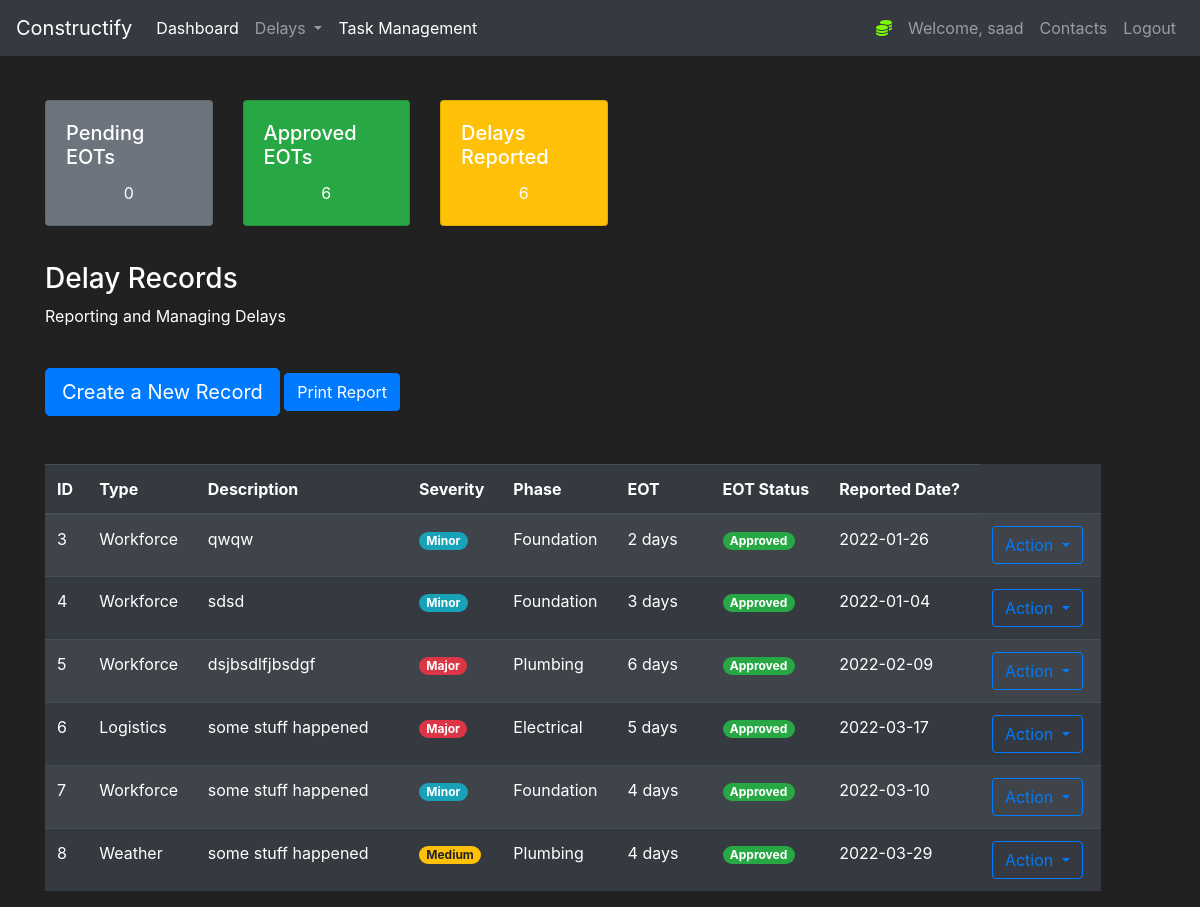
The app's page /delays (signed in), older data.
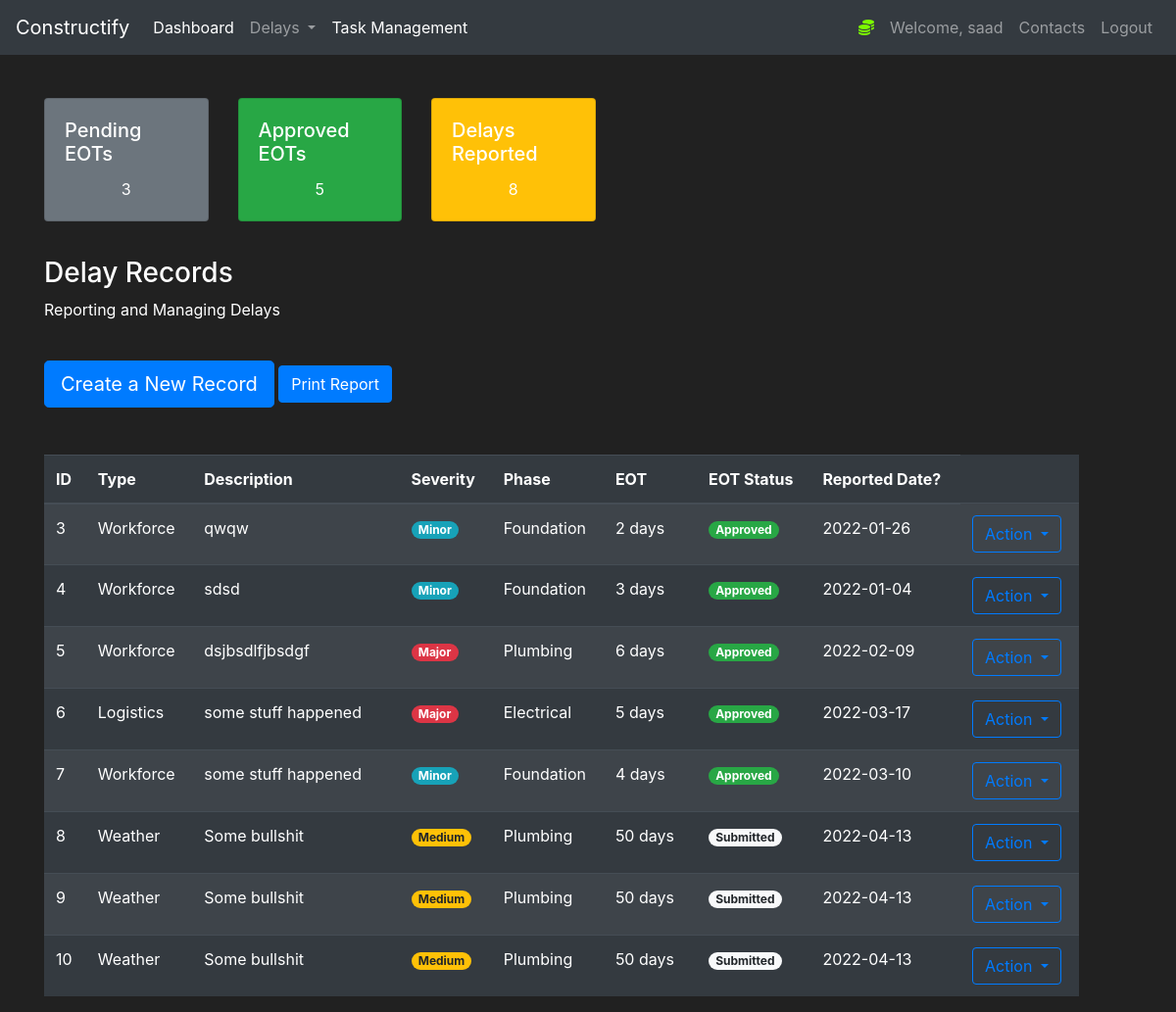
The same page, newer data.
### construct/models.py (models this page shows)
class Delay(db.Model):
    id = db.Column(db.Integer(), nullable=False, primary_key=True)
    type = db.Column(db.String(length=30), nullable=False)
    description = db.Column(db.String(length=30), nullable=False)
    severity = db.Column(db.String(length=30), nullable=False)
    phase = db.Column(db.String(length=30), nullable=False)
    delayed_days = db.Column(db.Integer(), nullable=True)
    date = db.Column(db.String(length=30), nullable=False)
    status = db.Column(db.String(length=30), nullable=True, default="Submitted")

### construct/routes.py (the view, shortened to what this page needs)
@app.route("/delays", methods=['GET', 'POST'])
@login_required
def delaypage():
    pending_delays= Delay.query.filter(Delay.status == "Submitted").count()
    approved_delays= Delay.query.filter(Delay.status == "Approved").count()
    delay_count = pending_delays+approved_delays
    delayForm = DelayForm()
    delays = Delay.query.all()
    gannt_data = delays
    if request.method == "GET":
        return render_template('delays.html', delays=delays, delayForm=delayForm, pending_delays=pending_delays, approved_delays=approved_delays, delay_count=delay_count, gannt_data=gannt_data)

### construct/models.py (called while the page is built)
@login_manager.user_loader
def load_user(user_id):
    return User.query.get(int(user_id))

### construct/templates/delays.html (shortened to what this page needs)
{% extends 'base.html' %}
{% block content%}
<div class="row" style="margin-top:20px;margin-left:30px">
    <div class="col-2">
        <div class="card text-white bg-secondary mb-3" style="max-width: 18rem;">
            <div class="card-body">
                <h5 class="card-title">Pending EOTs</h5>
                <p class="card-text" style="text-align:center;">{{pending_delays}}</p>
            </div>
        </div>
    </div>
    <div class="col-2">
        <div class="card text-white bg-success mb-3" style="max-width: 18rem;">
            <div class="card-body">
                <h5 class="card-title">Approved EOTs</h5>
                <p class="card-text" style="text-align:center;">{{approved_delays}}</p>
            </div>
        </div>
    </div>
    <div class="col-2">
        <div class="card text-white bg-warning  mb-3" style="max-width: 18rem;">
            <div class="card-body">
                <h5 class="card-title">Delays Reported</h5>
                <p class="card-text" style="text-align:center;">{{delay_count}}</p>
            </div>
        </div>
    </div>
</div>
<div class="row" style="margin-top:20px;margin-left:30px">
    <div class="col-11">
        <h3>Delay Records</h3>
        <p>Reporting and Managing Delays</p>
        <br>
        <button type="button" class="btn btn-primary btn-lg" data-toggle="modal" data-target="#exampleModal"
            data-whatever="@mdo">Create a New Record</button>
            <a class="btn btn-primary" href="{{url_for('PDFPage')}}" role="button" target="_blank">Print Report</a>
        <br><br><br>
        <table class="table table-striped table-dark">
            <thead>
                <tr>
                    <th scope="col">ID</th>
                    <th scope="col">Type</th>
                    <th scope="col">Description</th>
                    <th scope="col">Severity</th>
                    <th scope="col">Phase</th>
                    <th scope="col">EOT</th>
                    <th scope="col">EOT Status</th>
                    <th scope="col">Reported Date?</th>
                </tr>
            </thead>
            <tbody>
                {% for delay in delays %}
                <tr>
                    <td>{{delay.id}}</td>
                    <td>{{delay.type}}</td>
                    <td width="20%">{{delay.description}}</td>
                    {% if 'Major' in delay.severity %}
                    <td><span class="badge badge-pill badge-danger">{{delay.severity}}</span></td>
                    {% endif %}
                    {% if 'Medium' in delay.severity %}
                    <td><span class="badge badge-pill badge-warning">{{delay.severity}}</span></td>
                    {% endif %}
                    {% if 'Minor' in delay.severity %}
                    <td><span class="badge badge-pill badge-info">{{delay.severity}}</span></td>
                    {% endif %}
                    <td>{{delay.phase}}</td>
                    <td width="9%">{{delay.delayed_days}} days</td>
                    {% if 'Approved' in delay.status %}
                    <td><span class="badge badge-pill badge-success">{{delay.status}}</span></td>
                    {% endif %}
                    {% if 'Submitted' in delay.status %}
                    <td><span class="badge badge-pill badge-light">{{delay.status}}</span></td>
                    {% endif %}
                    <td>{{delay.date}}</td>
                    <td>
                            <div class="btn-group">
                                <button type="button" class="btn btn-outline-primary dropdown-toggle" data-toggle="dropdown" aria-haspopup="true" aria-expanded="false">
                                  Action
                                </button>
                              </div>
                    </td>
                </tr>
                {% endfor %}
            </tbody>
        </table>
    </div>
</div>
</div>
{% endblock %}

Row changes from the older to the newer data that the page shows:
changed Delay id 8: description "some stuff happened" → "Some bullshit"; delayed_days "4" → "50"; date "2022-03-29" → "2022-04-13"; status "Approved" → "Submitted"
added Delay: id "9", type "Weather", description "Some bullshit", severity "Medium", phase "Plumbing", delayed_days "50", status "Submitted", date "2022-04-13"
added Delay: id "10", type "Weather", description "Some bullshit", severity "Medium", phase "Plumbing", delayed_days "50", status "Submitted", date "2022-04-13"
Text that changed along with them:
{{ pending_delays }}: "0" → "3"
{{ approved_delays }}: "6" → "5"
{{ delay_count }}: "6" → "8"
